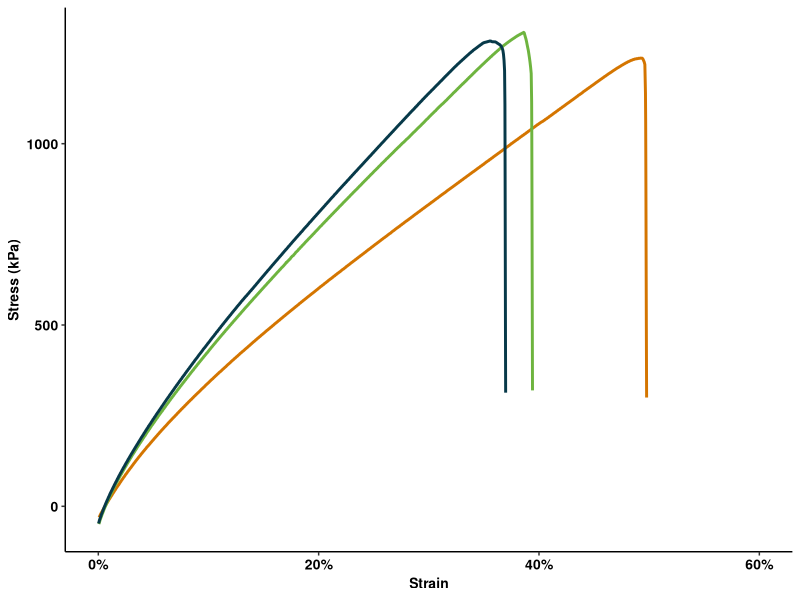
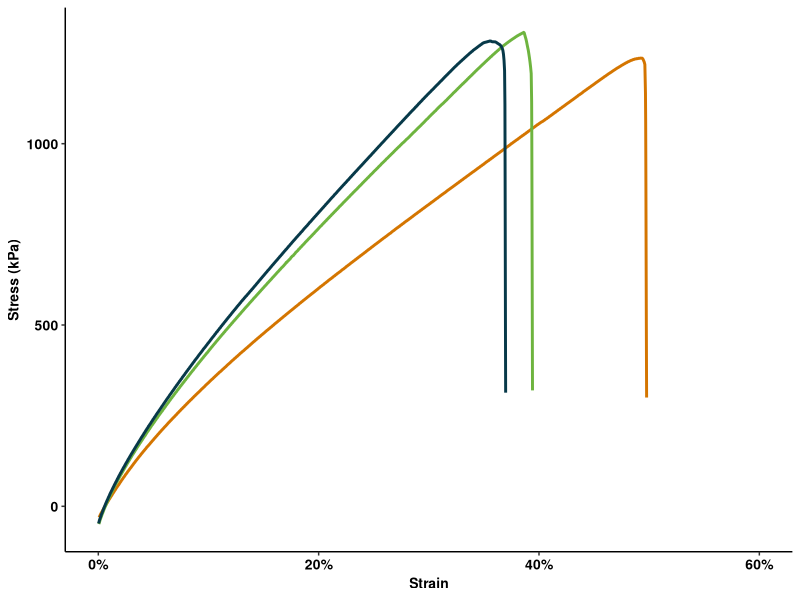

Recreate these plots in R, in order. (Note: this script raises an error after producing the figures.)
library(ggplot2)
library(scales)
library(svglite)
data_1 = read.csv("trial_1.csv")
#Clean up the data, remove unnecessary headers
data_1 = data_1[-(1:2136),(1:3)]
colnames(data_1) = c("Time", "Displacement", "Force")
data_1$Time = as.numeric(as.character(data_1$Time))
data_1$Displacement = as.numeric(as.character(data_1$Displacement))
data_1$Force = as.numeric(as.character(data_1$Force))
#Compute Strain (mm/mm)
data_1$Tensile_Strain = data_1$Displacement/14.18
#Compute Stress
data_1$Tensile_Stress = data_1$Force/(1.07*1.58)
data_1$trial = "1"

data_2 = read.csv("trial_2.csv")
data_2 = data_2[-(1:2136),(1:3)]
colnames(data_2) = c("Time", "Displacement", "Force")
data_2$Time = as.numeric(as.character(data_2$Time))
data_2$Displacement = as.numeric(as.character(data_2$Displacement))
data_2$Force = as.numeric(as.character(data_2$Force))
data_2$Tensile_Strain = data_2$Displacement/15.31
data_2$Tensile_Stress = data_2$Force/(1.58*1.05)
data_2$trial = "2"

data_3 = read.csv("trial_3.csv")
data_3 = data_3[-(1:2136),(1:3)]
colnames(data_3) = c("Time", "Displacement", "Force")
data_3$Time = as.numeric(as.character(data_3$Time))
data_3$Displacement = as.numeric(as.character(data_3$Displacement))
data_3$Force = as.numeric(as.character(data_3$Force))
data_3$Tensile_Strain = data_3$Displacement/14.22
data_3$Tensile_Stress = data_3$Force/(1.57*0.96)
data_3$trial = "3"

#Combine trials in one single file
subtotal = rbind(data_1, data_2)
total = rbind(subtotal, data_3)

ggplot(total) +
  geom_path(aes(x = Tensile_Strain, y = Tensile_Stress, color = trial), size = 1) +
  #Use Cornell branding color
  scale_color_manual(name = "Trial",
                     limits = c("1", "2", "3"),
                     values = c("#D47500", "#6EB43F", "#073949")) +
  labs(x = "Strain", y = "Stress (kPa)") +
  scale_x_continuous(limits = c(0,0.60), n.breaks = 5, labels = scales::percent) +
  theme_classic() +
  theme(
    axis.text.x = element_text(size=10, color = "black", face = "bold"),
    axis.text.y = element_text(size=10, color = "black", face = "bold"),
    axis.title = element_text(size=10, color = "black", face = "bold"),
    legend.title = element_text(size=10, color = "black", face = "bold"),
    legend.text = element_text(size=10, color = "black", face = "bold"),
    legend.position = "none")
ggsave("tension.svg", width = 80, height = 80, units = "mm")
levels(processed$Cycle)
